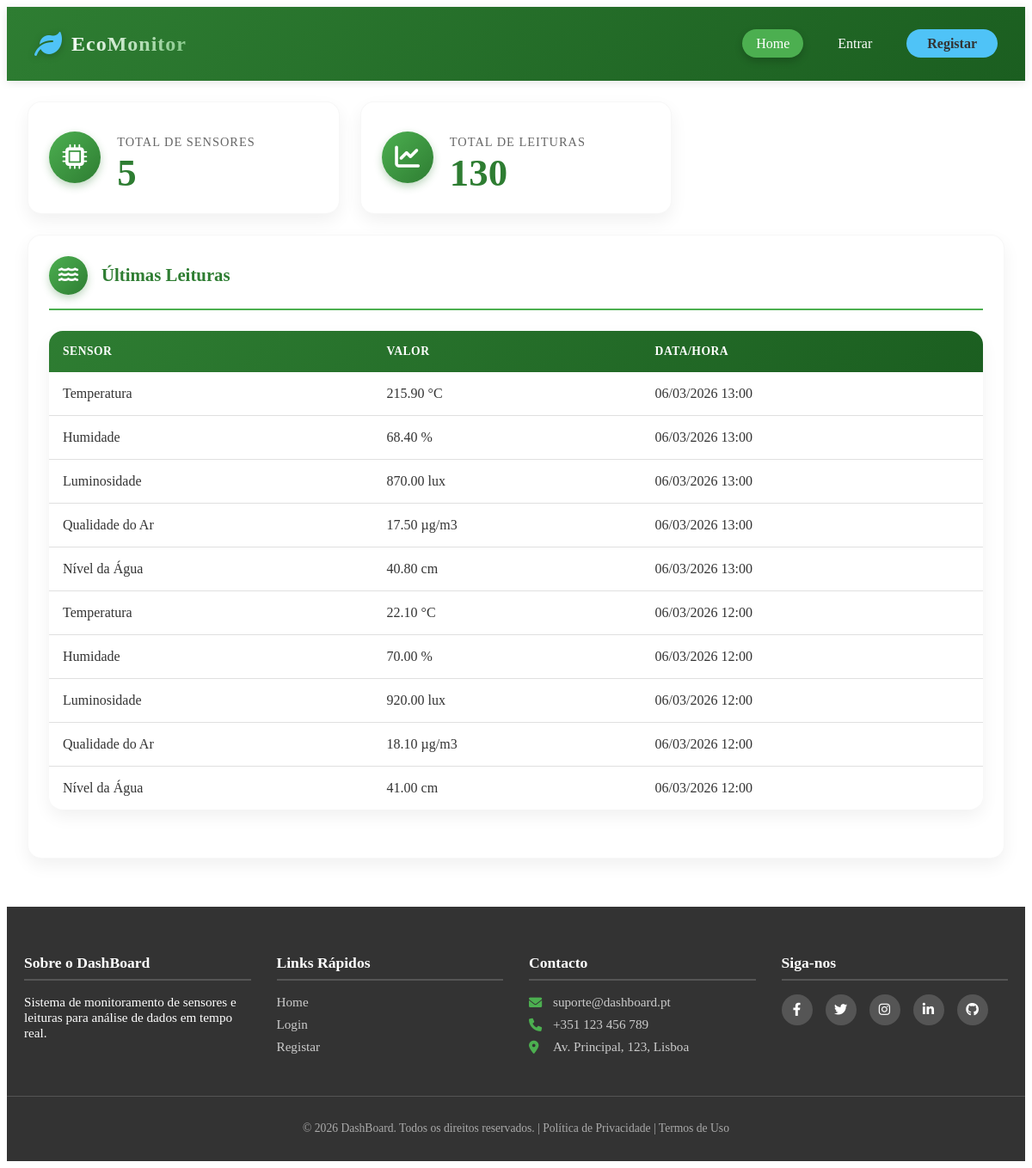
The page / on the database its author committed.
### tables this page shows
CREATE TABLE IF NOT EXISTS `leituras` (
  `cod_leituras` int NOT NULL AUTO_INCREMENT,
  `cod_sensor` int NOT NULL,
  `valor` decimal(10,2) NOT NULL,
  `unidade` varchar(20) NOT NULL,
  `data_hora` datetime NOT NULL,
  `observacoes` text,
  PRIMARY KEY (`cod_leituras`),
  KEY `cod_sensor` (`cod_sensor`)
);

CREATE TABLE IF NOT EXISTS `sensores` (
  `cod_sensor` int NOT NULL AUTO_INCREMENT,
  `nome` varchar(100) NOT NULL,
  `tipo` varchar(50) NOT NULL,
  `descricao` text,
  `localizacao` varchar(100) DEFAULT NULL,
  `modelo` varchar(50) DEFAULT NULL,
  `fabricante` varchar(50) DEFAULT NULL,
  `data_instalacao` date DEFAULT NULL,
  `ativo` tinyint(1) DEFAULT '1',
  PRIMARY KEY (`cod_sensor`)
);

### dashboard.php (the view, shortened to what this page needs)
<?php
include BASE_PATH . 'db.php';
?>
<div class="dashboard-grid">
    <div class="dashboard-card card-sensors">
        <div class="card-icon">
            <i class="fas fa-microchip"></i>
        </div>
        <div class="card-content">
            <h3>Total de Sensores</h3>
            <?php
            $sql = "SELECT COUNT(*) AS total_sensores FROM sensores";
            $result = $conn->query($sql);
            $total_sensores = ($result->num_rows > 0) ? $result->fetch_assoc()['total_sensores'] : 0;
            ?>
            <p class="card-value"><?= $total_sensores ?></p>
        </div>
    </div>
    <div class="dashboard-card card-readings">
        <div class="card-icon">
            <i class="fas fa-chart-line"></i>
        </div>
        <div class="card-content">
            <h3>Total de Leituras</h3>
            <?php
            $sql = "SELECT COUNT(*) AS total_leituras FROM leituras";
            $result = $conn->query($sql);
            $total_leituras = ($result->num_rows > 0) ? $result->fetch_assoc()['total_leituras'] : 0;
            ?>
            <p class="card-value"><?= $total_leituras ?></p>
        </div>
    </div>
    <div class="dashboard-card card-recent-readings full-width">
        <div class="card-header">
            <div class="card-icon">
                <i class="fas fa-water"></i>
            </div>
            <h3>Últimas Leituras</h3>
        </div>
        <div class="card-table">
            <table class="readings-table">
                <thead>
                    <tr>
                        <th>Sensor</th>
                        <th>Valor</th>
                        <th>Data/Hora</th>
                    </tr>
                </thead>
                <tbody>
                    <?php
                    $sql = "SELECT s.tipo AS metrica, l.valor, l.unidade, l.data_hora
                            FROM leituras l
                            INNER JOIN sensores s ON l.cod_sensor = s.cod_sensor
                            ORDER BY l.data_hora DESC
                            LIMIT 10";
                    $result = $conn->query($sql);
                    if ($result->num_rows > 0):
                        while ($row = $result->fetch_assoc()):
                    ?>
                    <tr>
                        <td><?= htmlspecialchars($row['metrica']) ?></td>
                        <td><?= htmlspecialchars($row['valor']) ?> <?= htmlspecialchars($row['unidade']) ?></td>
                        <td><?= date('d/m/Y H:i', strtotime($row['data_hora'])) ?></td>
                    </tr>
                    <?php
                        endwhile;
                    else:
                    ?>
                    <tr>
                        <td colspan="3" class="no-data">Nenhuma leitura encontrada</td>
                    </tr>
                    <?php endif; ?>
                </tbody>
            </table>
        </div>
    </div>
</div>

### index.php (shortened to what this page needs)
<!DOCTYPE html>
<html lang="en">
<head>
    <link rel="stylesheet" href="<?= BASE_URL ?>assets/styles.css">
    <link rel="stylesheet" href="https://cdnjs.cloudflare.com/ajax/libs/font-awesome/6.0.0-beta3/css/all.min.css">
</head>
<body>
    <header class = "sidebar">
        <?php include 'struct/header.php'; ?>
    </header>
    <main class = "conteudo">
        <?php include 'dashboard.php'; ?>
    </main>
    <footer>
        <?php include 'struct/footer.php'; ?>
    </footer>
</body>
</html>

### struct/header.php (shortened to what this page needs)
<header class="site-header">
    <div class="header-container">
        <div class="logo">
            <a href="<?= BASE_URL ?>index.php">
                <i class="fas fa-leaf"></i>
                <span>EcoMonitor</span>
            </a>
        </div>
        <nav class="main-nav" id="mainNav">
            <ul class="nav-list">
                <li><a href="<?= BASE_URL ?>index.php" class="nav-link <?= basename($_SERVER['PHP_SELF']) == 'index.php' ? 'active' : '' ?>">Home</a></li>
                <?php if (isset($_SESSION['user_id'])): ?>
                    <li><a href="<?= BASE_URL ?>LT/Leituras.php" class="nav-link <?= strpos($_SERVER['PHP_SELF'], 'Leituras.php') !== false ? 'active' : '' ?>">Leituras</a></li>
                    <li><a href="<?= BASE_URL ?>SN/Sensores.php" class="nav-link <?= strpos($_SERVER['PHP_SELF'], 'Sensores.php') !== false ? 'active' : '' ?>">Sensores</a></li>
                    <?php if ($_SESSION['user_admin']): ?>
                        <li><a href="<?= BASE_URL ?>admin/" class="nav-link <?= strpos($_SERVER['PHP_SELF'], 'admin/') !== false ? 'active' : '' ?>">Admin</a></li>
                    <?php endif; ?>
                    <li class="user-menu">
                        <span class="user-name">
                            <i class="fas fa-user-circle"></i>
                            <?= htmlspecialchars($_SESSION['user_name']) ?>
                        </span>
                        <a href="<?= BASE_URL ?>auth/logout.php" class="btn-logout" title="Sair">
                            <i class="fas fa-sign-out-alt"></i>
                        </a>
                    </li>
                <?php else: ?>
                    <li><a href="<?= BASE_URL ?>auth/login.php" class="nav-link">Entrar</a></li>
                    <li><a href="<?= BASE_URL ?>auth/register.php" class="nav-link btn-register">Registar</a></li>
                <?php endif; ?>
            </ul>
        </nav>
    </div>
</header>

### struct/footer.php
<footer class="site-footer">
    <div class="footer-container">
        <div class="footer-column">
            <h4>Sobre o DashBoard</h4>
            <p>Sistema de monitoramento de sensores e leituras para análise de dados em tempo real.</p>
        </div>
        <div class="footer-column">
            <h4>Links Rápidos</h4>
            <ul>
                <li><a href="<?= BASE_URL ?>index.php">Home</a></li>
                <?php if (!isset($_SESSION['user_id'])): ?>
                    <li><a href="<?= BASE_URL ?>auth/login.php">Login</a></li>
                    <li><a href="<?= BASE_URL ?>auth/register.php">Registar</a></li>
                <?php endif; ?>
            </ul>
        </div>
        <div class="footer-column">
            <h4>Contacto</h4>
            <ul class="contact-info">
                <li><i class="fas fa-envelope"></i> suporte@dashboard.pt</li>
                <li><i class="fas fa-phone"></i> +351 123 456 789</li>
                <li><i class="fas fa-map-marker-alt"></i> Av. Principal, 123, Lisboa</li>
            </ul>
        </div>
        <div class="footer-column">
            <h4>Siga-nos</h4>
            <div class="social-links">
                <a href="https://facebook.com" target="_blank"><i class="fab fa-facebook-f"></i></a>
                <a href="https://twitter.com" target="_blank"><i class="fab fa-twitter"></i></a>
                <a href="https://instagram.com" target="_blank"><i class="fab fa-instagram"></i></a>
                <a href="https://linkedin.com" target="_blank"><i class="fab fa-linkedin-in"></i></a>
                <a href="https://github.com/BetuelRS" target="_blank"><i class="fab fa-github"></i></a>
            </div>
        </div>
    </div>
    <div class="footer-bottom">
        <p>&copy; <?= date('Y') ?> DashBoard. Todos os direitos reservados. | <a href="#">Política de Privacidade</a> | <a href="#">Termos de Uso</a></p>
    </div>
</footer>

### rows shown on the page
leituras: cod_sensor.tipo "Temperatura", valor "215.90", unidade "°C", data_hora "06/03/2026 13:00"
leituras: cod_sensor.tipo "Humidade", valor "68.40", unidade "%", data_hora "06/03/2026 13:00"
leituras: cod_sensor.tipo "Luminosidade", valor "870.00", unidade "lux", data_hora "06/03/2026 13:00"
leituras: cod_sensor.tipo "Qualidade do Ar", valor "17.50", unidade "µg/m3", data_hora "06/03/2026 13:00"
leituras: cod_sensor.tipo "Nível da Água", valor "40.80", unidade "cm", data_hora "06/03/2026 13:00"
leituras: cod_sensor.tipo "Temperatura", valor "22.10", unidade "°C", data_hora "06/03/2026 12:00"
leituras: cod_sensor.tipo "Humidade", valor "70.00", unidade "%", data_hora "06/03/2026 12:00"
leituras: cod_sensor.tipo "Luminosidade", valor "920.00", unidade "lux", data_hora "06/03/2026 12:00"
leituras: cod_sensor.tipo "Qualidade do Ar", valor "18.10", unidade "µg/m3", data_hora "06/03/2026 12:00"
leituras: cod_sensor.tipo "Nível da Água", valor "41.00", unidade "cm", data_hora "06/03/2026 12:00"

### other values the page prints
$total_sensores "5"
$total_leituras "130"
